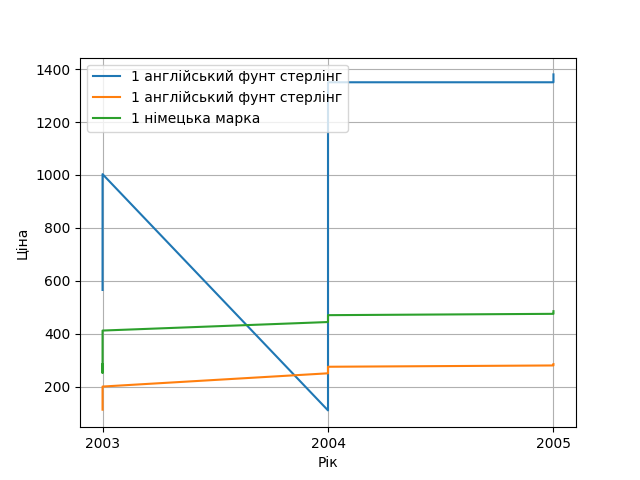

The script that drew this image:
import matplotlib.pyplot as plt

funt = [565.46, 604.57, 1003.17, 110.25, 1120.60, 1350.40, 1350.40, 1370.10, 1380.15]
frank = [113.03, 122.60, 200.38, 250.45, 260.45, 275.20, 280.10, 283.40, 285.10]
German = [285.10, 252.07, 412.02, 444.23, 465.40, 470.20, 475.23, 480.30, 485.20]
year = ["2003","2003","2003", "2004","2004","2004","2005","2005","2005" ]

plt.plot(year,funt,label = "1 англійський фунт стерлінг")
plt.plot(year,frank,label = "1 англійський фунт стерлінг")
plt.plot(year,German,label = "1 німецька марка")
plt.xlabel("Рік")
plt.ylabel("Ціна")
plt.legend(loc='upper left')
plt.grid(True)

def showplot():
    plt.show()
